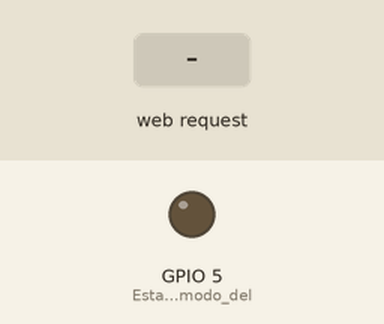
Bench run of a sketch on a simulated ESP32. Parts: output pins drawn as LEDs (lit = HIGH). The inputs (shaded band) are chosen by the test bench. WiFi joins after 1.5 s; servers stay silent unless stated; what the sketch prints to the serial monitor is not drawn.

Above: at 2.7 s.
2.8 s: HTTP request GET /H received
At 3.7 s:
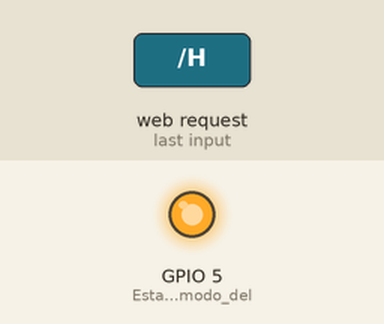
4.3 s: HTTP request GET /L received
At 4.8 s:
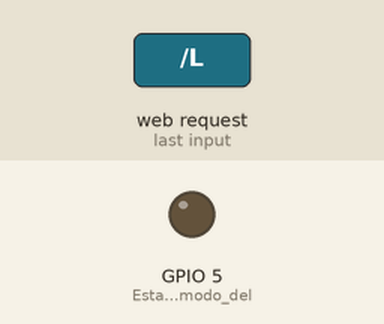
Timing chart, 0 to 7.3 s (numbered marks = the images above; inputs shaded):
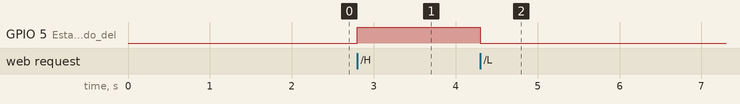

The sketch:

LuzLedESP32.ino
```cpp
#include <WiFi.h> // Incluimos la librería WiFi para la gestión de la conexión Wi-Fi

const char* ssid     = "FAMILIA_MARTINEZ";  // Nombre de la red Wi-Fi
const char* password = "74296000";  // Contraseña de la red Wi-Fi

WiFiServer server(80);  // Creamos un objeto servidor Wi-Fi en el puerto 80

void setup()
{
    Serial.begin(115200);  // Inicializamos la comunicación serie con una velocidad de 115200 bps
    pinMode(5, OUTPUT);      // Establecemos el modo del pin del LED
    delay(10);
    // Comenzamos conectándonos a una red WiFi
    Serial.println();
    Serial.println();
    Serial.print("Conectando a ");
    Serial.println(ssid);
    WiFi.begin(ssid, password);  // Iniciamos la conexión a la red Wi-Fi con el nombre y la contraseña proporcionados

    while (WiFi.status() != WL_CONNECTED) {  // Esperamos a que la conexión Wi-Fi se establezca
        delay(500);
        Serial.print(".");
    }

    Serial.println("");
    Serial.println("WiFi conectado.");
    Serial.println("Dirección IP: ");
    Serial.println(WiFi.localIP());
    server.begin();  // Iniciamos el servidor Wi-Fi en el puerto 80
}

void loop(){
 WiFiClient client = server.available();   // esperar clientes entrantes

  if (client) {                             // si se recibe un cliente,
    Serial.println("Nuevo Cliente.");           // imprimir un mensaje por el puerto serie
    String currentLine = "";                // hacer una cadena para almacenar los datos entrantes del cliente
    while (client.connected()) {            // bucle mientras el cliente esté conectado
      if (client.available()) {             // si hay bytes para leer del cliente,
        char c = client.read();             // leer un byte, luego
        Serial.write(c);                    // imprimirlo por el monitor serie
        if (c == '\n') {                    // si el byte es un carácter de nueva línea
          // si la línea actual está en blanco, se tienen dos caracteres de nueva línea seguidos.
          // ese es el final de la solicitud HTTP del cliente, así que enviar una respuesta:
          if (currentLine.length() == 0) {
            // Las cabeceras HTTP siempre comienzan con un código de respuesta (por ejemplo, HTTP/1.1 200 OK)
            // y un tipo de contenido para que el cliente sepa lo que viene, luego una línea en blanco:
            client.println("HTTP/1.1 200 OK");
            client.println("Content-type:text/html");
            client.println();

            // el contenido de la respuesta HTTP sigue a la cabecera:
            client.print("Haz clic <a href=\"/H\">aqui</a> para encender el LED en el pin 5.<br>");
            client.print("Haz clic <a href=\"/L\">aqui</a> para apagar el LED en el pin 5.<br>");

            // La respuesta HTTP termina con otra línea en blanco:
            client.println();
            // salir del bucle while:
            break;
          } else {    // si se recibe una nueva línea, entonces borrar currentLine:
            currentLine = "";
          }
        } else if (c != '\r') {  // si se recibe cualquier cosa que no sea un carácter de retorno de carro,
          currentLine += c;      // agregarlo al final de currentLine
        }

        // Comprobar si la solicitud del cliente fue "GET /H" o "GET /L":
        if (currentLine.endsWith("GET /H")) {
          digitalWrite(5, HIGH);               // GET /H enciende el LED
        }
        if (currentLine.endsWith("GET /L")) {
          digitalWrite(5, LOW);                // GET /L apaga el LED
        }
      }
    }
    // cerrar la conexión:
    client.stop();
    Serial.println("Cliente Desconectado.");
  }
}
```

Measured:
- after the input at 2.8 s, GPIO 5 (Establecemos_el_modo_del): LOW → HIGH at once
- after the input at 4.3 s, GPIO 5 (Establecemos_el_modo_del): HIGH → LOW at once
